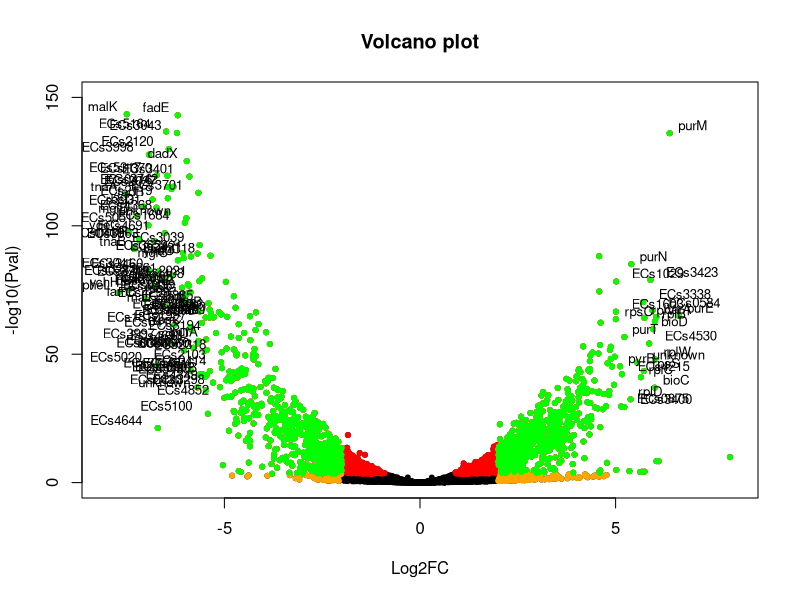

Write the R code that produced this figure.
res <- read.csv("NameMappedDE.csv", header=TRUE)
head(res)

# Make a basic volcano plot
with(res, plot(Log2FC, -log10(Pval), pch=20, main="Volcano plot", xlim=c(-8,8), ylim = c(0,150)))

# Add colored points: red if padj<=0.001, orange of log2FC>2, green if both)
with(subset(res, P_adj<=.001 ), points(Log2FC, -log10(Pval), pch=20, col="red"))
with(subset(res, abs(Log2FC)>2), points(Log2FC, -log10(Pval), pch=20, col="orange"))
with(subset(res, P_adj<.001 & abs(Log2FC)>2), points(Log2FC, -log10(Pval), pch=20, col="green"))

# Label points with the textxy function from the calibrate plot
library(calibrate)
with(subset(res, P_adj<.0000000000001 & abs(Log2FC)>5), textxy(Log2FC, -log10(Pval), labs=Name, cex=.8))
